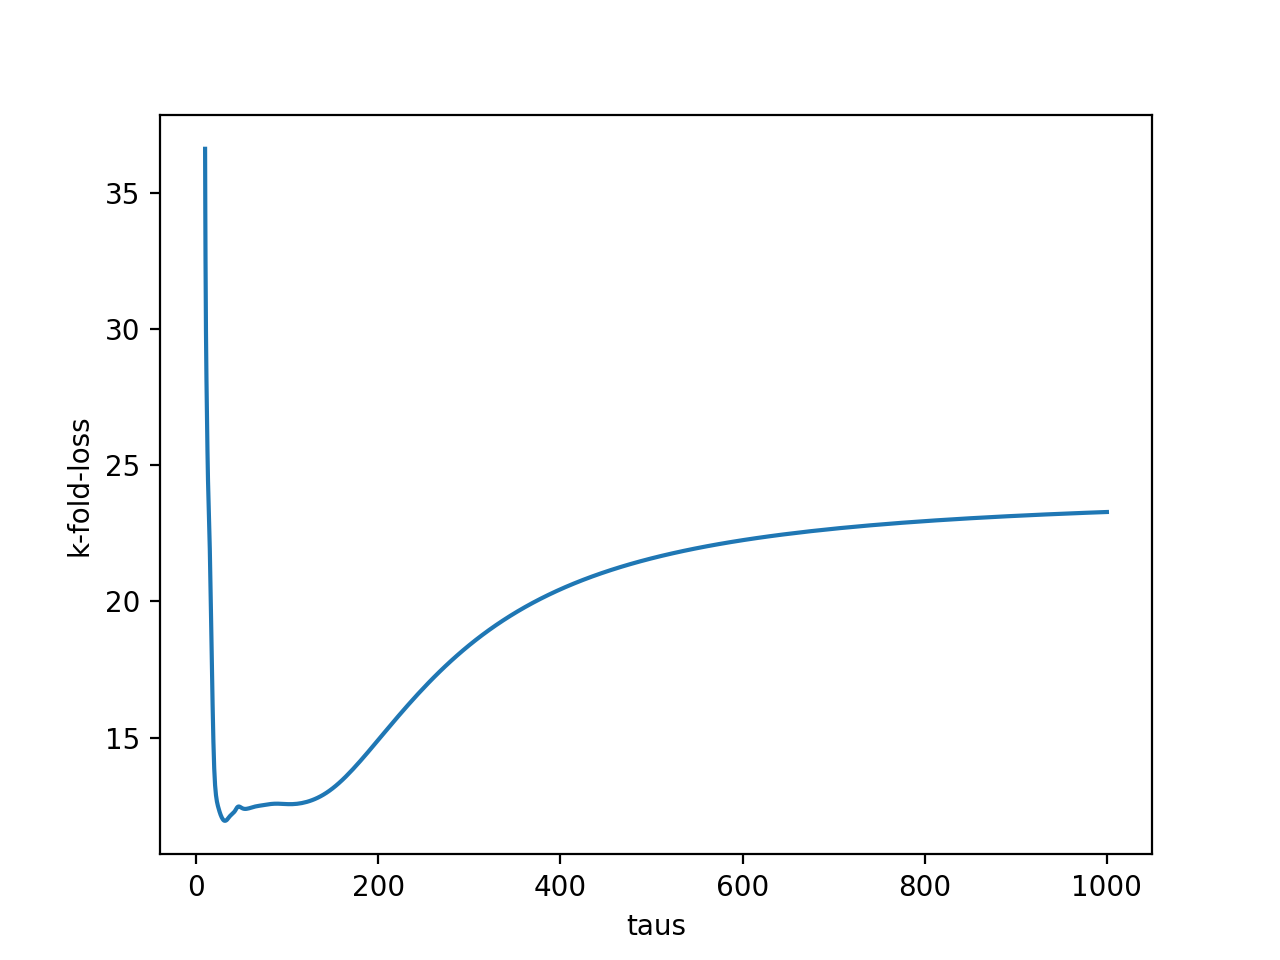

The script that drew this image:
# -*- coding: utf-8 -*-
"""
Created on Tue Sep 12 20:39:09 2017

"""
from __future__ import print_function
import matplotlib.pyplot as plt
import numpy as np
from scipy.misc import logsumexp
from sklearn.datasets import load_boston
np.random.seed(0)

# load boston housing prices dataset
boston = load_boston()
x = boston['data']
N = x.shape[0]
x = np.concatenate((np.ones((506,1)),x),axis=1) #add constant one feature - no bias needed
d = x.shape[1]
y = boston['target']

idx = np.random.permutation(range(N))

#helper function
def l2(A,B):
    '''
    Input: A is a Nxd matrix
           B is a Mxd matirx
    Output: dist is a NxM matrix where dist[i,j] is the square norm between A[i,:] and B[j,:]
    i.e. dist[i,j] = ||A[i,:]-B[j,:]||^2
    '''
    A_norm = (A**2).sum(axis=1).reshape(A.shape[0],1)
    B_norm = (B**2).sum(axis=1).reshape(1,B.shape[0])
    dist = A_norm+B_norm-2*A.dot(B.transpose())
    return dist

#helper function
def run_on_fold(x_test, y_test, x_train, y_train, taus):
    '''
    Input: x_test is the N_test x d design matrix
           y_test is the N_test x 1 targets vector        
           x_train is the N_train x d design matrix
           y_train is the N_train x 1 targets vector
           taus is a vector of tau values to evaluate
    output: losses a vector of average losses one for each tau value
    '''
    N_test = x_test.shape[0]
    losses = np.zeros(taus.shape)
    for j,tau in enumerate(taus):
        predictions =  np.array([LRLS(x_test[i,:].reshape(d,1),x_train,y_train, tau) \
                        for i in range(N_test)])
        losses[j] = ((predictions.flatten()-y_test.flatten())**2).mean()
    return losses
 
 
#to implement
def LRLS(test_datum,x_train,y_train, tau,lam=1e-5):
    '''
    Input: test_datum is a dx1 test vector
           x_train is the N_train x d design matrix
           y_train is the N_train x 1 targets vector
           tau is the local reweighting parameter
           lam is the regularization parameter
    output is y_hat the prediction on test_datum
    '''
    ## TODO
    # solve (XtAX + lamdaI)w = XtAy
    # first find A with a(i)'s
    dis = l2(test_datum.T, x_train)
    noms = [-dis[0][i] / (2 * tau * tau) for i in range(x_train.shape[0])]

    denom = logsumexp(noms)
    
    # here we find the log of ai
    logais = [nom - denom for nom in noms]
    A = np.diag([np.exp(logai) for logai in logais])
        
    # build (XtAX + lambdaI)
    AX = np.dot(A, x_train)
    XtAX = np.dot(x_train.T, AX)
    lambdaI = lam * np.identity(d)
    left = XtAX + lambdaI
    
    # build XtAy
    right = np.dot(x_train.T, np.dot(A, y_train))
    w = np.linalg.solve(left, right)
    
    return np.dot(w, test_datum)
    ## TODO




def run_k_fold(x,y,taus,k):
    '''
    Input: x is the N x d design matrix
           y is the N x 1 targets vector    
           taus is a vector of tau values to evaluate
           K in the number of folds
    output is losses a vector of k-fold cross validation losses one for each tau value
    '''
    ## TODO
    partition = N / k
    losses = np.zeros(200)
    for i in range(k):
        start = i * partition
        end = start + partition
        
        i_test = idx[start:end]
        
        # take one part as test
        x_test = x[i_test]
        y_test = y[i_test]
        
        # the rest as train
        x_train = np.delete(x, i_test, axis=0)
        y_train = np.delete(y, i_test)
        
        #print(i_test)
        losses += run_on_fold(x_test, y_test, x_train, y_train, taus)
        
    # find the avg
    losses = losses / float(k)
    
    return losses
    ## TODO


if __name__ == "__main__":
    # In this exercise we fixed lambda (hard coded to 1e-5) and only set tau value. Feel free to play with lambda as well if you wish
    taus = np.logspace(1.0,3,200)

    losses = run_k_fold(x,y,taus,k=5)
    plt.plot(taus,losses)
    print("min loss = {}".format(losses.min()))
    plt.xlabel('taus')
    plt.ylabel('k-fold-loss')
    plt.show()
